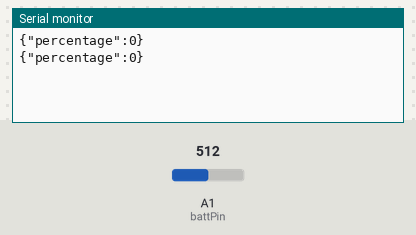
A program run on a simulated Arduino Nano, built with avr-gcc and run on an emulated ATmega328P. Shown: the last lines printed to the serial monitor. Inputs (shaded band) come from the test bench; at power-on: A1 (battPin) = 512.

Above: at 1.8 s.
1.9 s: A1 (battPin) set to 716
At 2.7 s:
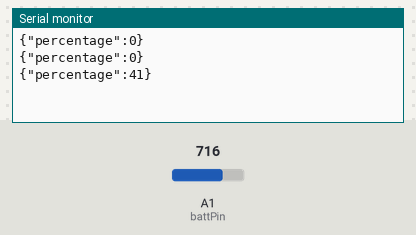
3.4 s: A1 (battPin) set to 900
At 4.8 s:
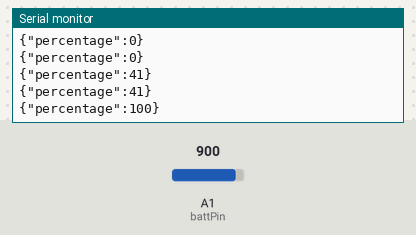
Timing chart, 0 to 6.4 s (numbered marks = the images above; inputs shaded):
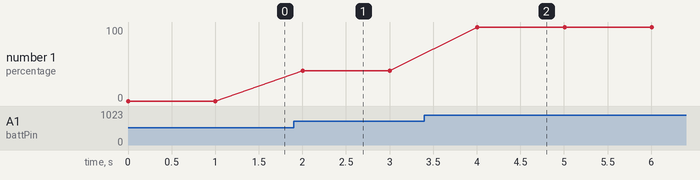

The program:

main.cpp
```cpp
#include <ArduinoJson.h>

const int battPin = A1;
float minVolt = 3.0;
float maxVolt = 4.2;
float battPercentage;
float battVoltage;
float adc;
int prevTime = 0;

String jsonString;
JsonDocument doc;

void setup(){
  // put your setup code here, to run once:
  Serial.begin(115200);
  pinMode(battPin, INPUT);
}

void loop(){
  // put your main code here, to run repeatedly:
  if (prevTime == 0 || millis() - prevTime >= 1000){
    adc = analogRead(A1);
    battVoltage = adc * 5 / 1023;
    battPercentage = map(battVoltage * 1000, minVolt * 1000, maxVolt * 1000, 0, 100);
    battPercentage = constrain(battPercentage, 0, 100);
    doc.clear();
    doc["percentage"] = battPercentage;
    serializeJson(doc, jsonString);

    Serial.println(jsonString);
    prevTime = millis();
  }
}
```

Measured:
- after the input at 1.9 s, the serial monitor: prints a new line after 0.10 s (image 1)
- after the input at 3.4 s, the serial monitor: prints a new line after 0.61 s (image 2)
- plotted number 1: 0 → 41 after the input at 1.9 s, 41 → 100 after the input at 3.4 s
